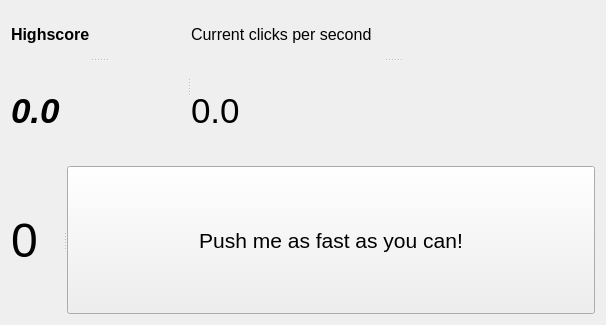
<?xml version="1.0" encoding="UTF-8"?>
<ui version="4.0">
 <class>MadClicker</class>
 <widget class="QWidget" name="MadClicker">
  <property name="geometry">
   <rect>
    <x>0</x>
    <y>0</y>
    <width>606</width>
    <height>325</height>
   </rect>
  </property>
  <property name="windowTitle">
   <string>MadClicker</string>
  </property>
  <property name="windowIcon">
   <iconset resource="res.qrc">
    <normaloff>:/icons/icons/click.png</normaloff>:/icons/icons/click.png</iconset>
  </property>
  <layout class="QVBoxLayout" name="verticalLayout">
   <item>
    <widget class="QSplitter" name="resultsArea">
     <property name="orientation">
      <enum>Qt::Horizontal</enum>
     </property>
     <widget class="QSplitter" name="hiScore">
      <property name="orientation">
       <enum>Qt::Vertical</enum>
      </property>
      <widget class="QLabel" name="hiScoreLabel">
       <property name="font">
        <font>
         <pointsize>12</pointsize>
         <weight>75</weight>
         <bold>true</bold>
        </font>
       </property>
       <property name="autoFillBackground">
        <bool>true</bool>
       </property>
       <property name="text">
        <string>Highscore</string>
       </property>
      </widget>
      <widget class="QLabel" name="hiScoreValue">
       <property name="font">
        <font>
         <pointsize>26</pointsize>
         <weight>75</weight>
         <italic>true</italic>
         <bold>true</bold>
         <underline>false</underline>
        </font>
       </property>
       <property name="autoFillBackground">
        <bool>true</bool>
       </property>
       <property name="text">
        <string>0.0</string>
       </property>
      </widget>
     </widget>
     <widget class="QSplitter" name="clickSpeed">
      <property name="orientation">
       <enum>Qt::Vertical</enum>
      </property>
      <widget class="QLabel" name="clickSpeedLabel">
       <property name="font">
        <font>
         <pointsize>12</pointsize>
        </font>
       </property>
       <property name="autoFillBackground">
        <bool>true</bool>
       </property>
       <property name="text">
        <string>Current clicks per second</string>
       </property>
      </widget>
      <widget class="QLabel" name="clickSpeedValue">
       <property name="font">
        <font>
         <pointsize>26</pointsize>
        </font>
       </property>
       <property name="autoFillBackground">
        <bool>true</bool>
       </property>
       <property name="text">
        <string>0.0</string>
       </property>
       <property name="scaledContents">
        <bool>true</bool>
       </property>
       <property name="wordWrap">
        <bool>true</bool>
       </property>
      </widget>
     </widget>
    </widget>
   </item>
   <item>
    <widget class="QSplitter" name="bottomArea">
     <property name="orientation">
      <enum>Qt::Horizontal</enum>
     </property>
     <widget class="QLabel" name="counterLabel">
      <property name="font">
       <font>
        <pointsize>36</pointsize>
       </font>
      </property>
      <property name="autoFillBackground">
       <bool>true</bool>
      </property>
      <property name="text">
       <string>0</string>
      </property>
      <property name="scaledContents">
       <bool>true</bool>
      </property>
      <property name="alignment">
       <set>Qt::AlignLeading|Qt::AlignLeft|Qt::AlignVCenter</set>
      </property>
     </widget>
     <widget class="QPushButton" name="pushButton">
      <property name="font">
       <font>
        <pointsize>16</pointsize>
       </font>
      </property>
      <property name="autoFillBackground">
       <bool>true</bool>
      </property>
      <property name="styleSheet">
       <string notr="true"/>
      </property>
      <property name="text">
       <string>Push me as fast as you can!</string>
      </property>
      <property name="icon">
       <iconset resource="res.qrc">
        <normaloff>:/icons/icons/click.png</normaloff>:/icons/icons/click.png</iconset>
      </property>
      <property name="iconSize">
       <size>
        <width>32</width>
        <height>32</height>
       </size>
      </property>
     </widget>
    </widget>
   </item>
  </layout>
 </widget>
 <layoutdefault spacing="6" margin="11"/>
 <resources>
  <include location="res.qrc"/>
 </resources>
 <connections>
  <connection>
   <sender>pushButton</sender>
   <signal>clicked()</signal>
   <receiver>MadClicker</receiver>
   <slot>currentSpeedRefresh()</slot>
   <hints>
    <hint type="sourcelabel">
     <x>224</x>
     <y>276</y>
    </hint>
    <hint type="destinationlabel">
     <x>224</x>
     <y>149</y>
    </hint>
   </hints>
  </connection>
 </connections>
 <slots>
  <slot>currentSpeedRefresh()</slot>
 </slots>
</ui>
